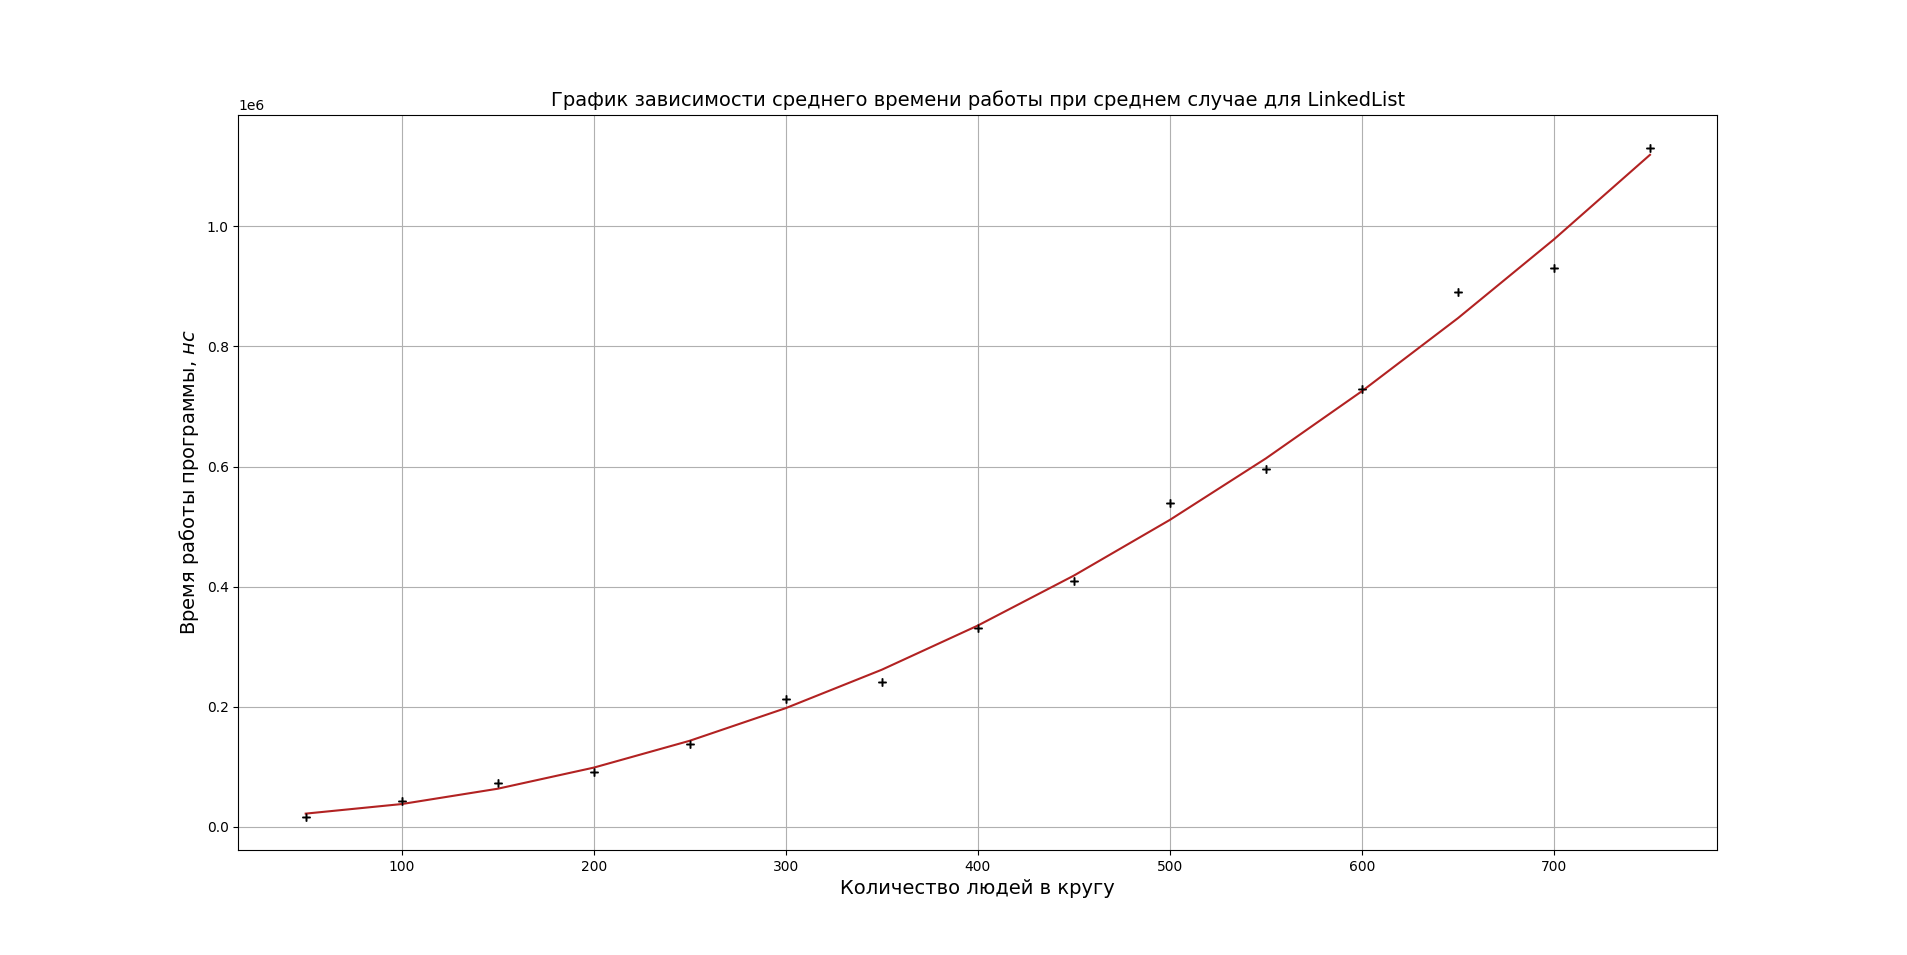

This figure's Python source:
import numpy as np
import matplotlib.pyplot as plt

x = np.array([])
y = np.array([])

for i in np.arange(50, 751, 50):
    x = np.append(x, (i))

f = open('linkedlist.txt')
for line in f:
    y = np.append(y, (int(line)))
f.close()


plt.xlabel(r'Количество людей в кругу', fontsize=14)
plt.ylabel(r'Время работы программы, $нс$', fontsize=14)
plt.title(r'График зависимости среднего времени работы при среднем случае для LinkedList', fontsize=14)
plt.grid(True)
plt.errorbar(x, y, xerr=0, yerr=0, fmt='+', color='black', capsize=3)
p = np.polyfit(x, y, 2, full=True, cov=False)
print(p)
p = p[0]
yfit = np.polyval(p,x)
plt.plot(x, yfit, color="firebrick")
plt.show()
